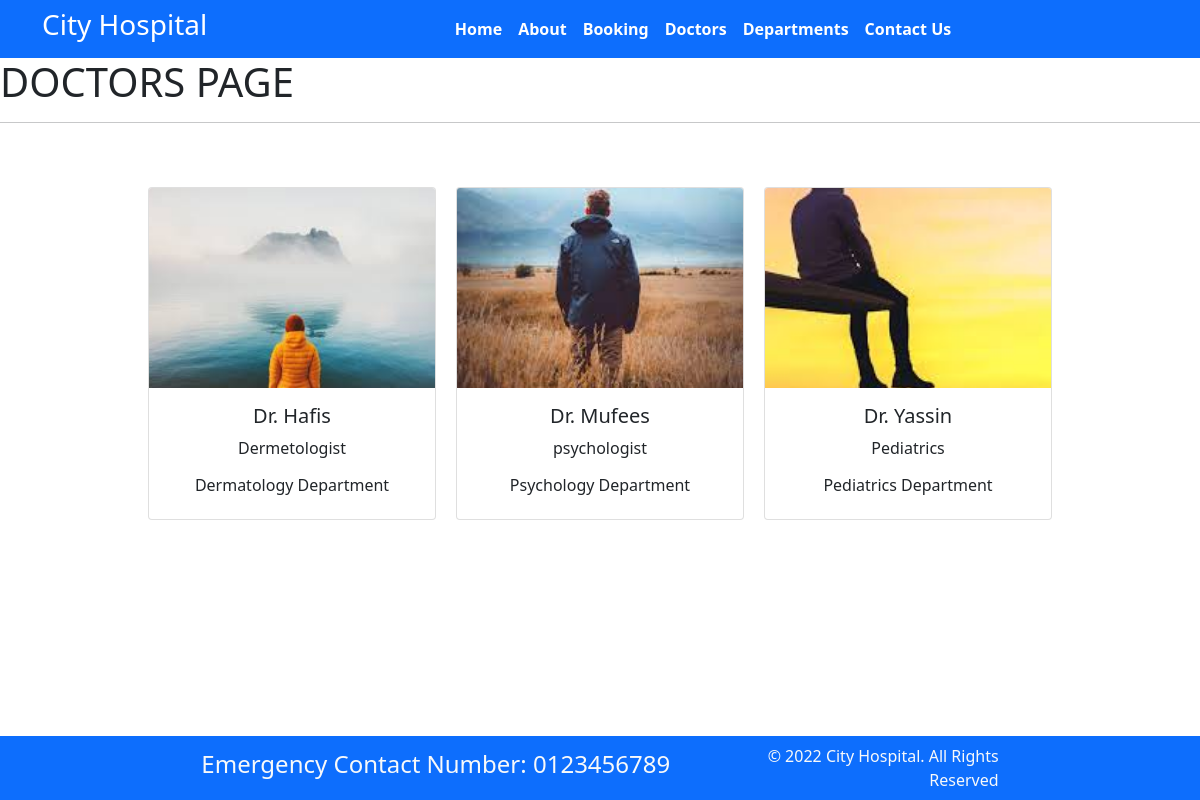
The app's page /doctors/ with its own data.
### home/models.py (models this page shows, shortened)
class Doctors (models.Model):
     doc_name = models.CharField(max_length=255)
     doc_spec = models.CharField(max_length=255)
     dep_name = models.ForeignKey(Departments,on_delete=models.CASCADE)
     doc_image =models.ImageField(upload_to='doctors')

class Departments (models.Model):
    dep_name = models.CharField(max_length=100)
    dep_description = models.TextField()
    def __str__(self) :
        return self.dep_name

### home/views.py (the view)
# urls.py: path('doctors/',views.doctors,name='doctor'),
def doctors (request):
    dict_docs = {
        'doctors': Doctors.objects.all()
    }
    return render(request, 'doctors.html',dict_docs)

### templates/doctors.html (shortened to what this page needs)
<!DOCTYPE html>
<html>
<head>
    <link rel="stylesheet" href="">
</head>
<body>
    {% extends 'base.html' %}
    {% block content %}
    <h1>DOCTORS PAGE</h1>
    <hr>
    <div class="container text-center">
        {% for d in doctors %}
        <div class="card text-center my-5">
            <img src="{{ d.doc_image.url }}" class="card-img-top" alt="...">
            <div class="card-body">
                <h5 class="card-title">Dr. {{ d.doc_name }}</h5>
                <p class="card-text">{{ d.doc_spec }}</p>
                <h6>{{ d.dep_name }} Department</h6>
            </div>
        </div>
        {% endfor %}
    </div>
    {% endblock %}

### templates/base.html (shortened to what this page needs)
{% load static %}
<!DOCTYPE html>
<html>
  <head>
    <link rel="stylesheet"
      href=" https://cdn.jsdelivr.net/npm/bootstrap@5.1.3/dist/css/bootstrap.min.css ">
    <link rel="stylesheet"
      href="https://use.fontawesome.com/releases/v5.2.0/css/all.css">
      <link rel="stylesheet"
      href="{%static '/css/style.css'%}">
  </head>
  <body>
    <nav class="navbar bg-primary navbar-expand-md ">
      <div class="container">
        <div class="col-2 text-left pl-md-0">
          <h3 class="text-white"> City Hospital </h3>
        </div>
        <div
          class="collapse navbar-collapse justify-content-center col-md-8 navbar-collapse-3">
          <ul class="navbar-nav justify-content-center  fw-bold">
            <li class="nav-item active">
              <a class="nav-link text-white" href="{% url 'home' %}">Home </a>
            </li>
            <li class="nav-item">
              <a class="nav-link text-white" href="{%url 'about' %}">About</a>
            </li>
            <li class="nav-item">
              <a class="nav-link text-white" href="{%url 'booking'%}">Booking</a>
            </li>
            <li class="nav-item">
              <a class="nav-link text-white" href="{% url 'doctor' %}">Doctors</a>
            </li>
			 <li class="nav-item">
              <a class="nav-link text-white" href="{% url 'departments' %}">Departments</a>
            </li>
            <li class="nav-item">
              <a class="nav-link text-white" href="{% url 'contact' %}">Contact Us</a>
            </li>
          </ul>
        </div>
      </div>
    </nav>
{%block content %}{%endblock%}
    <section class="fixed-bottom">
      <footer class="pt-2 pb-2  bg-primary text-light">
        <div class="container">
          <div class="row align-items-center">
            <div class="col-12 col-md-8">
              <h4>Emergency Contact Number: 0123456789</h4>
            </div>
            <div class="col-12 col-md-4 mt-4 mt-md-0 text-center text-md-end">
              © 2022 City Hospital. All Rights Reserved
            </div>
          </div>
        </div>
      </footer>
    </section>
  </body>
</html>

### templates/doctors.html (style rules this page uses)
.container { display: flex; justify-content: center; gap: 20px; flex-wrap: wrap; }
.card { width: 18rem; }
.card-img-top { object-fit: cover; height: 200px; }

### records on screen
Doctors: doc_image (picture), doc_name "Hafis", doc_spec "Dermetologist", dep_name "Dermatology"
Doctors: doc_image (picture), doc_name "Mufees", doc_spec "psychologist", dep_name "Psychology"
Doctors: doc_image (picture), doc_name "Yassin", doc_spec "Pediatrics", dep_name "Pediatrics"
